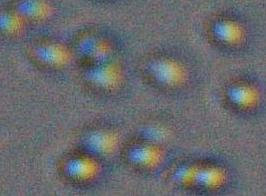
%> input picture MATLAB/small_image.JPG, 266 x 196 px
$ octave hmwk9.m   (GNU Octave 9; MATLAB toolbox functions it lacks are replaced by stand-ins)
%> lines starting %> are read from the running program, lines starting %| are printed output that depends on the picture; in (x1, y1, x2, y2) boxes, pixels count from 0 and x2, y2 are one past the last pixel; in counts of white or black regions, pixels touching at a corner belong together; the program's own positions count from 1
% hmwk9.m
%
% Author: Jerome Anaeki
% Account: janaeki1
% CSc 4630 Homework #9
% Due Date: 10/23/18
%
% Description:
% This program imports an image file, converts the file into a logical
% image (black and white), swaps the colors, and explores the command,
% "text(10,10,'cells');"


x = imread('small_image.JPG'); % imports image file
%> x is the input picture: size 196x266x3 uint8; mean R, G, B 103.9, 105.6, 109

bw = im2bw(x); % converts image to black and white
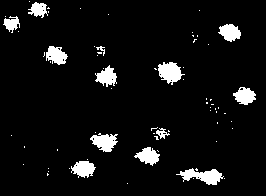
%> bw: size 196x266 logical; 6.5% white; 69 white regions (56 under 20 px), largest, box (x1, y1, x2, y2) and area: (176, 168, 224, 185) 415, (158, 62, 185, 85) 379, (90, 133, 118, 152) 330
bwReverse = ~bw;  % swaps black and white colors
imshow(bwReverse); % displays image

text(10,10,'cells'); % adds text description at specified point

xlabel('hmwk9'); % labels x-axis
ylabel('Jerome Anaeki'); % labels y-axis
title('small_image.JPG'); % titles image
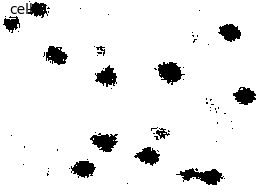
%> figure redrawn from the program's plot data; its title reads 'small_image.JPG'

$ run again, with MATLAB/image_file.JPG copied over MATLAB/small_image.JPG
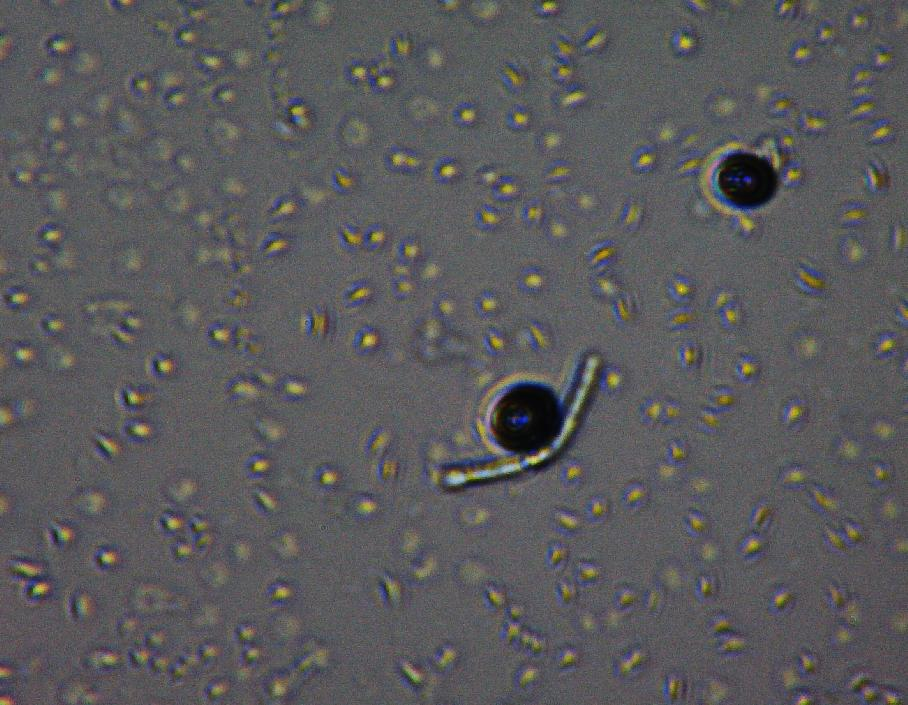
%> input picture MATLAB/image_file.JPG, 908 x 705 px
%> x is the input picture: size 705x908x3 uint8; mean R, G, B 90.7, 90, 92.1
%> `bw = im2bw(x);`:
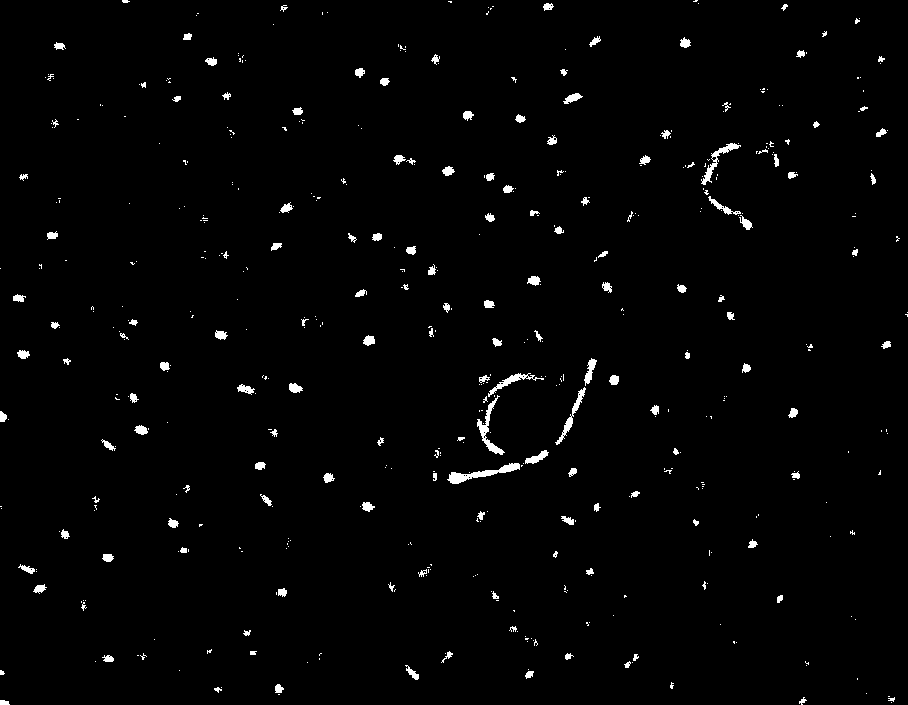
%> bw: size 705x908 logical; 1.6% white; 505 white regions (358 under 20 px), largest, box (x1, y1, x2, y2) and area: (447, 463, 520, 484) 485, (477, 395, 505, 455) 385, (701, 143, 741, 185) 316
%> `title('small_image.JPG');`:
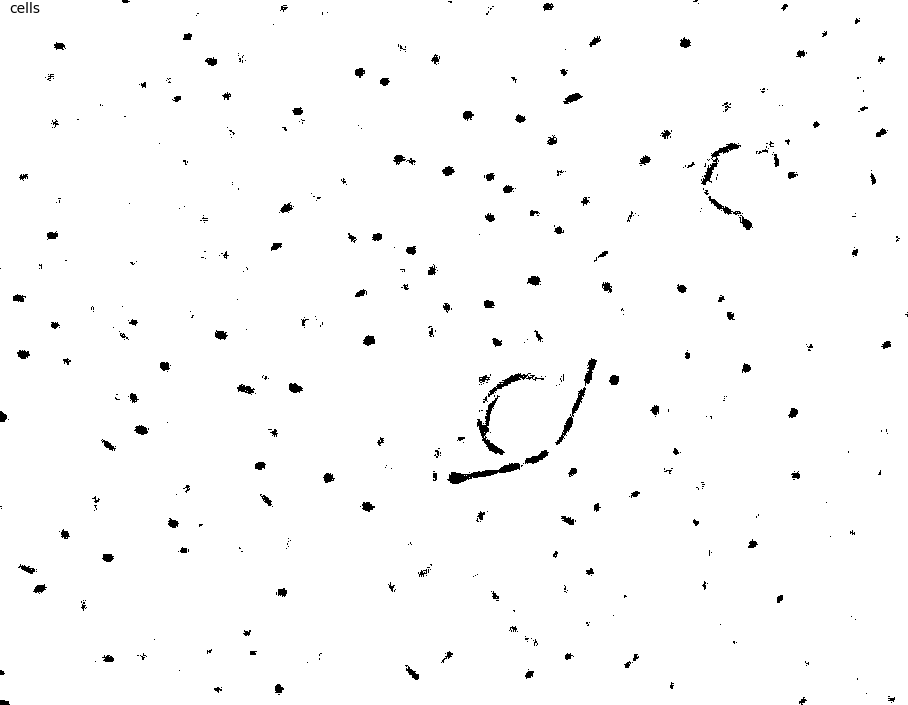
%> figure redrawn from the program's plot data; its title reads 'small_image.JPG'
